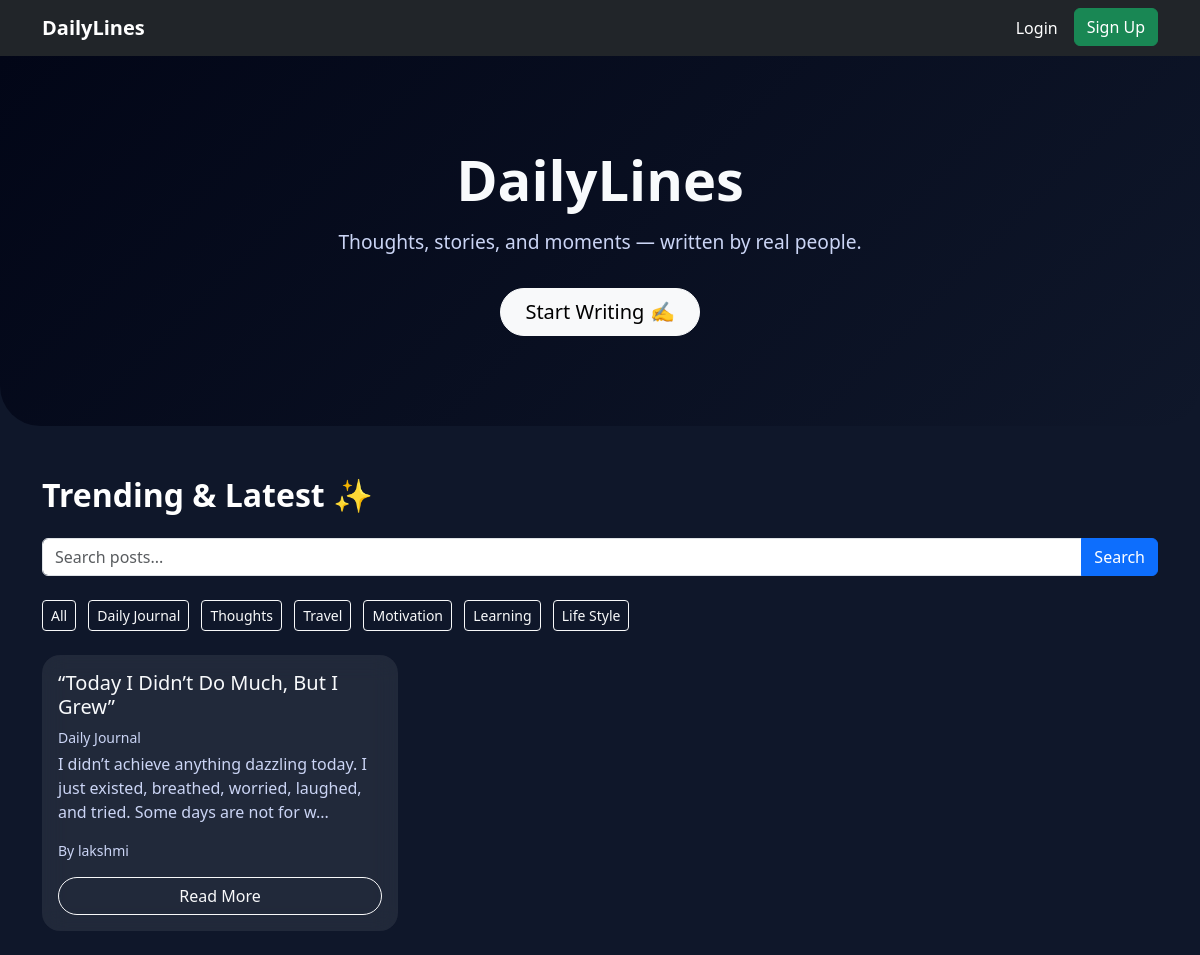
Page /category/1/ on the committed database.
### blog/models.py (models this page shows, shortened)
class Category(models.Model):
    name = models.CharField(max_length=100, unique=True)

class Post(models.Model):
    title = models.CharField(max_length=200)
    content = models.TextField()
    image = models.ImageField(upload_to='post_images/', blank=True, null=True)
    category = models.ForeignKey(Category, on_delete=models.SET_NULL, null=True)
    author = models.ForeignKey(User, on_delete=models.CASCADE)
    created_at = models.DateTimeField(auto_now_add=True)

### blog/views.py (the view)
# urls.py: path('category/<int:category_id>/', views.category_filter, name='category_filter'),
def category_filter(request, category_id):
    posts = Post.objects.filter(category_id=category_id).order_by('-created_at')
    categories = Category.objects.all()
    return render(request, 'blog/home.html', {
        'posts': posts,
        'categories': categories
    })

### blog/templates/blog/home.html (shortened to what this page needs)
<!DOCTYPE html>
<html>
<head>
    <link href="https://cdn.jsdelivr.net/npm/bootstrap@5.3.2/dist/css/bootstrap.min.css" rel="stylesheet">
</head>
<body>
<nav class="navbar navbar-expand-lg navbar-dark bg-dark">
  <div class="container">
    <a class="navbar-brand fw-bold" href="{% url 'home' %}">DailyLines</a>
    <ul class="navbar-nav ms-auto">
      {% if user.is_authenticated %}
        <li class="nav-item">
            <span class="nav-link">Welcome, {{ user.username }}</span>
        </li>
        <li class="nav-item">
            <a class="nav-link text-white" href="{% url 'my_posts' %}">My Posts</a>
        </li>
        <li class="nav-item">
            <a class="btn btn-success ms-2" href="{% url 'add_post' %}">+ Add Post</a>
        </li>
        <li class="nav-item ms-2">
            <form method="POST" action="{% url 'logout' %}">
                {% csrf_token %}
                <button class="btn btn-danger">Logout</button>
            </form>
        </li>
      {% else %}
        <li class="nav-item">
            <a class="nav-link text-white" href="{% url 'login' %}">Login</a>
        </li>
        <li class="nav-item ms-2">
            <a class="btn btn-success" href="{% url 'signup' %}">Sign Up</a>
        </li>
      {% endif %}
    </ul>
  </div>
</nav>
<section class="hero-section text-center">
    <div class="container">
        <h1 class="hero-title">DailyLines</h1>
        <p class="hero-subtitle">
            Thoughts, stories, and moments — written by real people.
        </p>
        {% if user.is_authenticated %}
            <a href="{% url 'add_post' %}" class="btn btn-light btn-lg rounded-pill px-4 mt-3">
                Write a Post ✍️
            </a>
        {% else %}
            <a href="{% url 'signup' %}" class="btn btn-light btn-lg rounded-pill px-4 mt-3">
                Start Writing ✍️
            </a>
        {% endif %}
    </div>
</section>
<div class="container">
    <h2 class="fw-bold mb-4 text-white">Trending & Latest ✨</h2>
    <form method="GET" action="{% url 'home' %}" class="mb-4">
        <div class="input-group">
            <input type="text" name="q" class="form-control" placeholder="Search posts..." value="{{ request.GET.q }}">
            <button class="btn btn-primary">Search</button>
        </div>
    </form>
    <div class="mb-4">
        <a href="{% url 'home' %}" class="btn btn-outline-light btn-sm me-2">All</a>
        {% for cat in categories %}
            <a href="{% url 'category_filter' cat.id %}" class="btn btn-outline-light btn-sm me-2">
                {{ cat.name }}
            </a>
        {% endfor %}
    </div>
    <div class="row">
        {% for post in posts %}
        <div class="col-md-4 mb-4">
            <div class="card glass-card h-100 border-0">
                <div class="card-body d-flex flex-column">
                    <h5 class="card-title">{{ post.title }}</h5>
                    <p class="text-muted small mb-1">
                        {{ post.category.name }}
                    </p>
                    <p class="card-text flex-grow-1">
                        {{ post.content|slice:":120" }}...
                    </p>
                    <p class="small text-muted mb-3">
                        By {{ post.author.username }}
                    </p>
                    <a href="{% url 'post_details' post.id %}"
                       class="btn btn-outline-light rounded-pill mt-auto w-100">
                        Read More
                    </a>
                </div>
            </div>
        </div>
        {% endfor %}
    </div>
</div>
</body>
</html>

### blog/templates/blog/home.html (style rules this page uses)
body { background-color: #0f172a; color: #e5e7eb; }
.hero-section { padding: 90px 0; background: linear-gradient(135deg, #020617, #0f172a); border-bottom-left-radius: 40px; border-bottom-right-radius: 40px; margin-bottom: 50px; }
.hero-title { font-size: 3.5rem; font-weight: 800; color: #f8fafc; }
.hero-subtitle { font-size: 1.2rem; color: #cbd5f5; max-width: 600px; margin: 15px auto; }
.glass-card { background: rgba(255, 255, 255, 0.08); backdrop-filter: blur(12px); border-radius: 18px; transition: all 0.3s ease; }
.card-title { color: #f8fafc; }
.card-text, .text-muted { color: #cbd5f5 !important; }

### rows in the picture
Category: name "Daily Journal"
Category: name "Thoughts"
Category: name "Travel"
Category: name "Motivation"
Category: name "Learning"
Category: name "Life Style"
Post: title "“Today I Didn’t Do Much, But I Grew”", category.name "Daily Journal", content "I didn’t achieve anything dazzling today. I just existed, breathed, worried, laughed, and tried. Some days are not for w", author.username "lakshmi"
